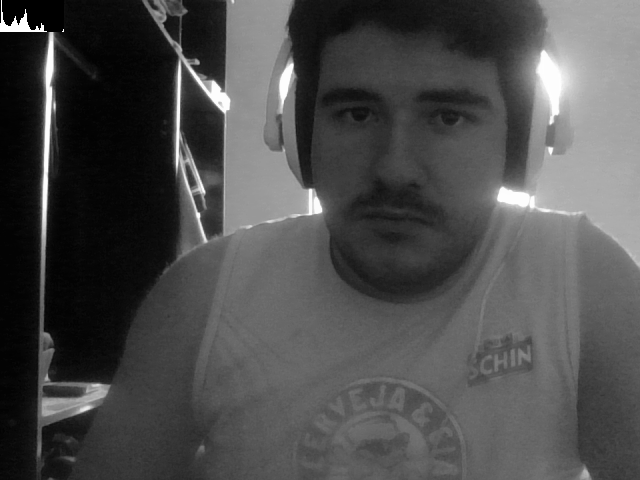
//> input picture Imagem em cinza.png, 640 x 480 px
$ ./labelingRGB 'Imagem em cinza.png'   (built with g++ and OpenCV 4)
//> lines starting //> are read from the running program, lines starting //| are printed output that depends on the picture; after the words box and inside, x2 and y2 are one past the last pixel; in counts of white or black regions, pixels touching at a corner belong together
#include <iostream>
#include <opencv2/opencv.hpp>

using namespace cv;
using namespace std;

int main(int argc, char** argv){
  cv::Mat original, image, semobjnasbordas, realce;
  cv::Vec3b val, B, P, C;
  int width, height, nobjects = 0;

  //Branco
  B[0] = 255; B[1] = 255; B[2] = 255;
  //Preto
  P[0] = 0; P[1] = 0; P[2] = 0;
  //Cinza
  C[0] = 127; C[1] = 127; C[2] = 127;

  cv::Point p;
  //image = cv::imread(argv[1], cv::IMREAD_GRAYSCALE);
  image= cv::imread(argv[1],cv::IMREAD_COLOR);
//> image is the input picture: 480 rows x 640 cols, CV_8UC3; min 0, max 255, mean 76.7
  original = image.clone();

  if(!image.data){ std::cout << "imagem nao carregou corretamente\n"; return(-1); }

  width=image.cols; height=image.rows;
//> after `width = image.cols`: width = 640
//> after `height = image.rows`: height = 480
  cout << width << "x" << height << endl;
//| 640x480

  p.x=0; p.y=0;

  //Processo para gerar imagem apenas em preto e branco (elimina tons intermediários)
  for(int i=0; i<height; i++){
    for(int j=0; j<width; j++){
      if(image.at<uchar>(i,j) >= 127) { image.at<uchar>(i,j) = 255; }
      else { image.at<uchar>(i,j) = 0; }
    }
  }
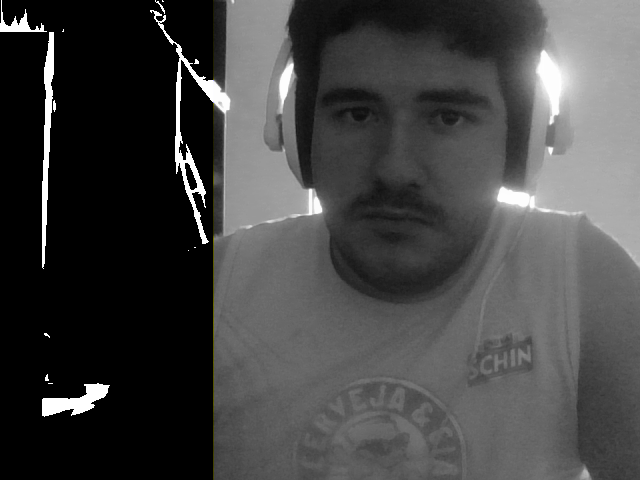
//> image: 480 rows x 640 cols, CV_8UC3; mean B, G, R 68.4, 68.5, 68.5

  semobjnasbordas = image.clone();

  //Removendo os objetos das 4 bordas
  for(int i=0; i<height; i++){
      if(semobjnasbordas.at<Vec3b>(i,0) == B){  p.x=0; p.y=i; cv::floodFill(semobjnasbordas,p,P); }
    }
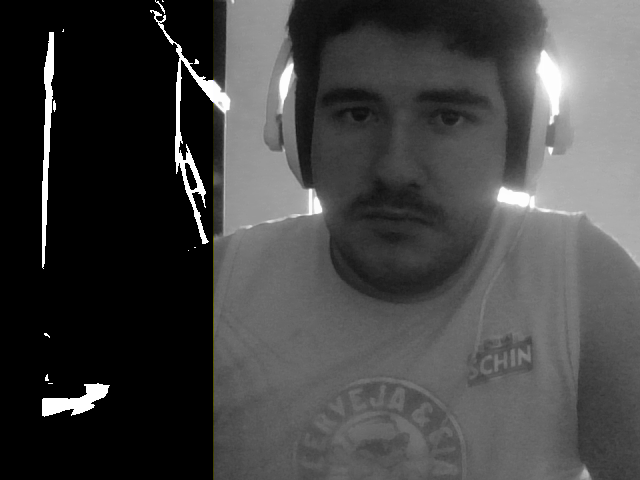
//> semobjnasbordas: 480 rows x 640 cols, CV_8UC3; 0.14% of pixels changed, all inside (x1, y1, x2, y2) = (0, 0, 47, 32)

  for(int i=0; i<height; i++){
      if(semobjnasbordas.at<Vec3b>(i,width-1) == B){ p.x=width-1; p.y=i; cv::floodFill(semobjnasbordas,p,P); }
    }

  for(int j=0; j<width; j++){
      if(semobjnasbordas.at<Vec3b>(0,j) == B){ p.x=j; p.y=0; cv::floodFill(semobjnasbordas,p,P); }
    }
//> semobjnasbordas: 480 rows x 640 cols, CV_8UC3; 5 pixels changed, all inside (x1, y1, x2, y2) = (155, 0, 164, 2)

  for(int j=0; j<width; j++){
      if(semobjnasbordas.at<Vec3b>(height-1,j) == B){ p.x=j; p.y=height-1; cv::floodFill(semobjnasbordas,p,P); }
    }

    image = semobjnasbordas.clone();

    val[0] = 0; //B
    val[1] = 0; //G
    val[2] = 0; //R

    // busca objetos presentes
  for(int i=0; i<height; i++){
    for(int j=0; j<width; j++){
      if(image.at<Vec3b>(i,j) == B){
        // achou um objeto
        p.x=j; p.y=i; nobjects++;
        val[0] = 0;
        val[1] = nobjects % 255;
        val[2] = nobjects - ((nobjects % 255) * 255);

  		  // preenche o objeto com o contador
        //cv::floodFill(image,p,cv::Scalar((val[0]), (val[1]), (val[2]), 0));
        //cv::floodFill(image,p,cv::Scalar((val[0]), (val[1]), (val[2]), 0));
        cv::floodFill(image,p,val);
      }
    }
  }
//> this loop made 480 passes
//> nobjects on passes 1 to 3: 0, 1, 1
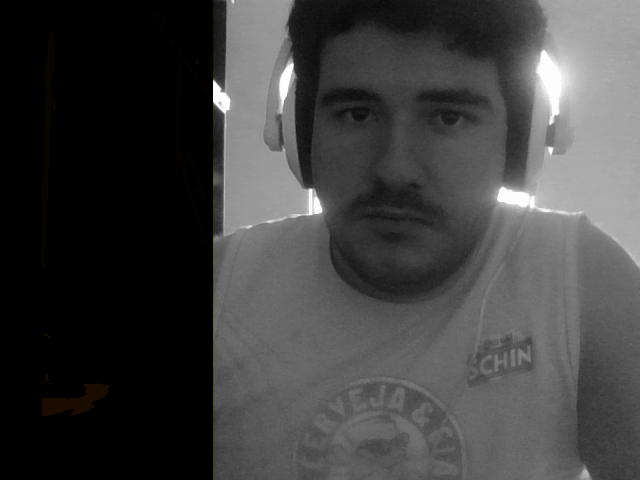
//> image: 480 rows x 640 cols, CV_8UC3; mean B, G, R 64.5, 64.6, 64.7
//> after the loop, nobjects = 13

  cout << "a figura tem " << nobjects << " bolhas" << endl;
//| a figura tem 13 bolhas
  //cv::equalizeHist(image, realce);
  cv::imshow("imagem original clone", original);
  cv::imshow("image", image);
  cv::imshow("sem objetos que tocam as bordas", semobjnasbordas);
  cv::imwrite("labelingRGB.png", image);
  cv::waitKey();
  return 0;
}

$ run again, on blended.png
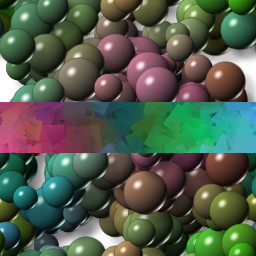
//> input picture blended.png, 256 x 256 px
//> image is the input picture: 256 rows x 256 cols, CV_8UC3; mean B, G, R 76.2, 92.6, 81
//| 256x256
//> after the loop `for(int i=0; i<height; i++)`:
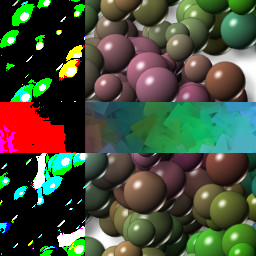
//> semobjnasbordas: 256 rows x 256 cols, CV_8UC3; mean B, G, R 58.3, 78.8, 70.6
//> the loop `for(int i=0; i<height; i++)` made 256 passes
//> nobjects on passes 1 to 3: 0, 0, 1
//> after the loop `for(int i=0; i<height; i++)`:
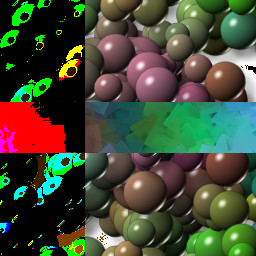
//> image: 256 rows x 256 cols, CV_8UC3; mean B, G, R 53.1, 74.4, 66.9
//> after the loop `for(int i=0; i<height; i++)`: nobjects = 85
//| a figura tem 85 bolhas

$ run again, on negativo da imagem.png
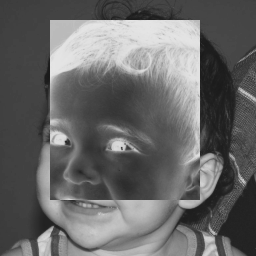
//> input picture negativo da imagem.png, 256 x 256 px
//> image is the input picture: 256 rows x 256 cols, CV_8UC3; min 26, max 229, mean 103.5
//| 256x256
//> after the loop `for(int j=0; j<width; j++)`:
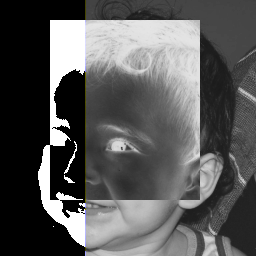
//> semobjnasbordas: 256 rows x 256 cols, CV_8UC3; mean B, G, R 87.9, 88, 88
//> the loop `for(int i=0; i<height; i++)` made 256 passes
//> nobjects on passes 1 to 3: 0, 0, 0
//> after the loop `for(int i=0; i<height; i++)`:
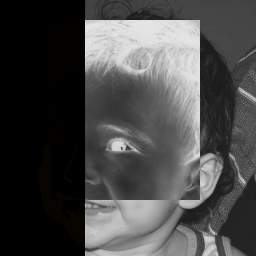
//> image: 256 rows x 256 cols, CV_8UC3; 6.44% of pixels changed, all inside (x1, y1, x2, y2) = (38, 20, 85, 247)
//> after the loop `for(int i=0; i<height; i++)`: nobjects = 7
//| a figura tem 7 bolhas
